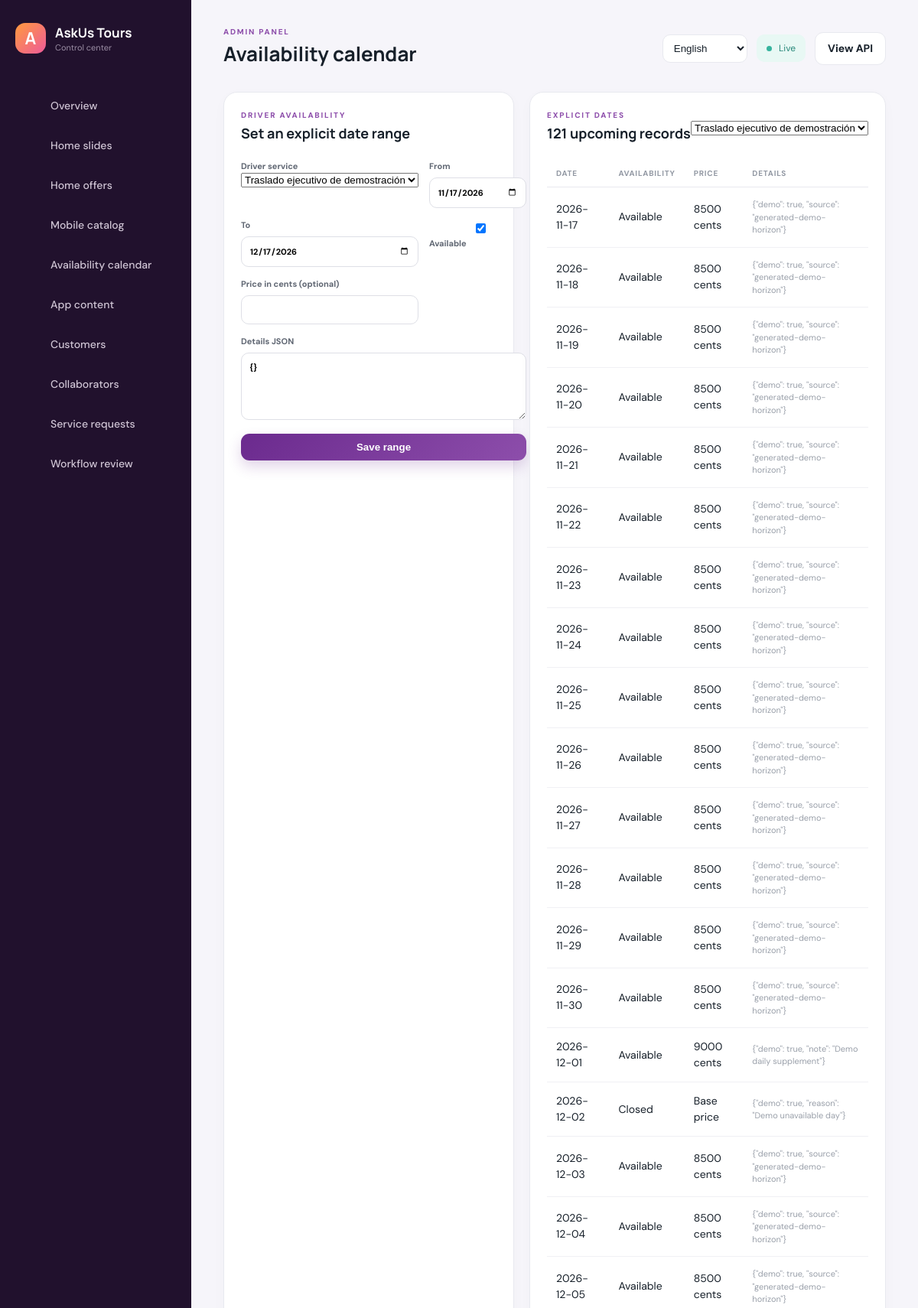
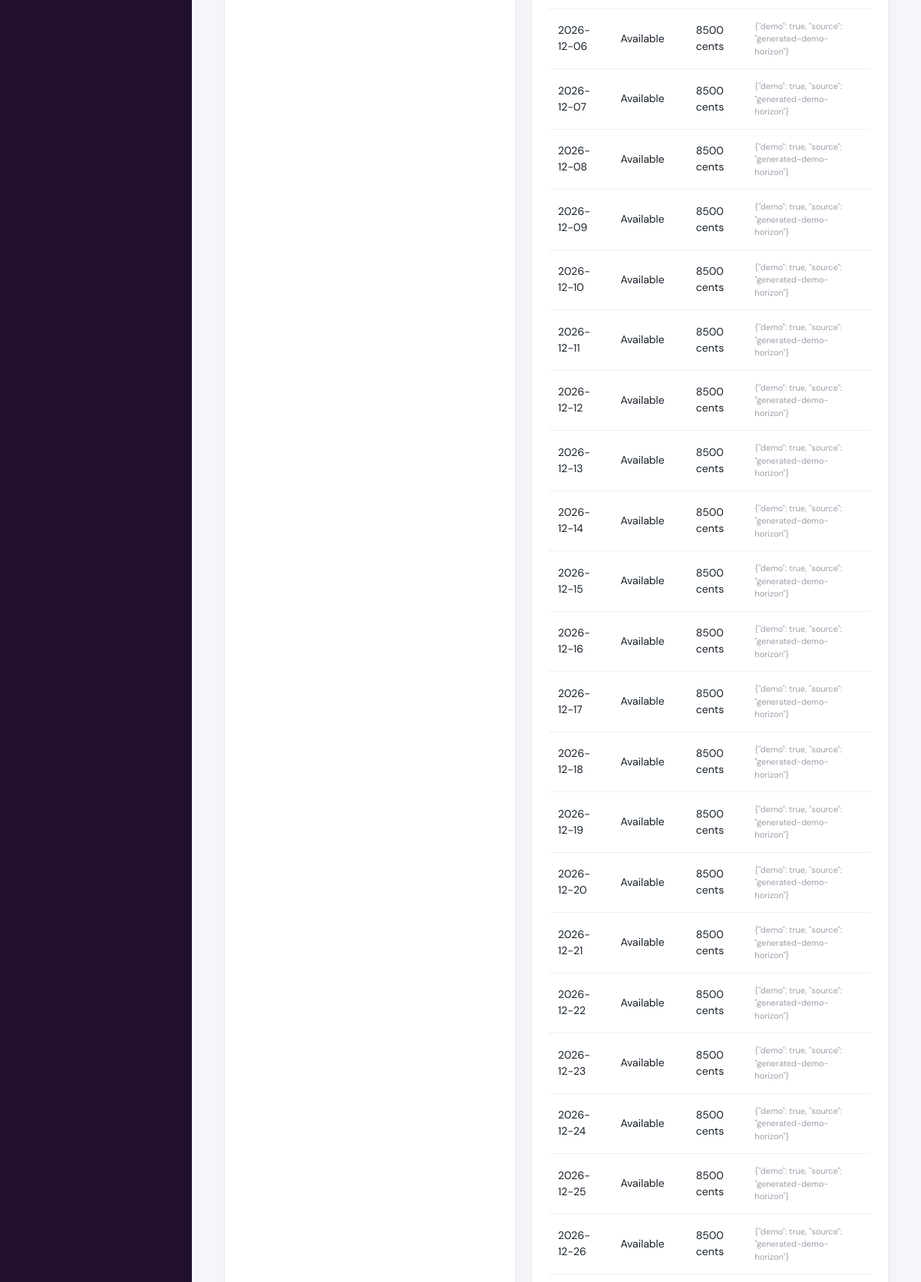
The app's page /calendar.php (signed in, upper part) with its own data (2 pictures, top to bottom).
### tables this page shows
CREATE TABLE service_calendar (id BIGINT UNSIGNED AUTO_INCREMENT PRIMARY KEY,service_type ENUM('driver','guide') NOT NULL,service_id CHAR(36) NOT NULL,service_date DATE NOT NULL,available BOOLEAN NOT NULL DEFAULT TRUE,price_minor INT UNSIGNED,details_json JSON NOT NULL,UNIQUE(service_type,service_id,service_date));

### includes/bootstrap.php (called while the page is built, shortened)
<?php
$config = require dirname(__DIR__) . '/config.php';
function db(): PDO
{
    static $pdo;
    global $config;
    if (!$pdo) {
        $db = $config['db'];
        $dsn = "mysql:host={$db['host']};port={$db['port']};dbname={$db['name']};charset=utf8mb4";
        $pdo = new PDO($dsn, $db['user'], $db['pass'], [
            PDO::ATTR_ERRMODE => PDO::ERRMODE_EXCEPTION,
            PDO::ATTR_DEFAULT_FETCH_MODE => PDO::FETCH_ASSOC,
            PDO::ATTR_EMULATE_PREPARES => false,
        ]);
        $pdo->exec("SET time_zone = '+00:00'");
    }
    return $pdo;
}
function e(?string $value): string { return htmlspecialchars($value ?? '', ENT_QUOTES, 'UTF-8'); }

### calendar.php (the view, shortened to what this page needs)
<?php
require 'includes/bootstrap.php'; require_admin(); require 'includes/layout.php';
$services=db()->query("SELECT id,JSON_UNQUOTE(JSON_EXTRACT(title_json,'$.es')) title FROM driver_services WHERE status IN ('review','published','paused') ORDER BY updated_at DESC")->fetchAll();
$selected=(string)($_GET['service_id']??($services[0]['id']??''));$stmt=db()->prepare("SELECT service_date,available,price_minor,details_json FROM service_calendar WHERE service_type='driver' AND service_id=? AND service_date>=CURDATE() ORDER BY service_date LIMIT 180");$stmt->execute([$selected]);$days=$stmt->fetchAll();
page_header('Availability calendar'); ?>
<div class="content-layout"><section class="panel"><div class="panel-head"><div><p class="eyebrow">DRIVER AVAILABILITY</p><h3>Set an explicit date range</h3></div></div><form method="post" class="editor-form"><input type="hidden" name="_csrf" value="<?=csrf()?>"><label>Driver service<select name="service_id" required><?php foreach($services as $service):?><option value="<?=e($service['id'])?>" <?=$selected===$service['id']?'selected':''?>><?=e($service['title']?:$service['id'])?></option><?php endforeach;?></select></label><label>From<input type="date" name="from" value="<?=e(gmdate('Y-m-d'))?>" required></label><label>To<input type="date" name="to" value="<?=e(gmdate('Y-m-d',strtotime('+30 days')))?>" required></label><label><input type="checkbox" name="available" value="1" checked> Available</label><label>Price in cents (optional)<input type="number" min="0" name="price_minor"></label><label>Details JSON<textarea name="details_json" rows="4">{}</textarea></label><button class="btn primary wide">Save range</button></form></section><section class="panel"><div class="panel-head"><div><p class="eyebrow">EXPLICIT DATES</p><h3><?=count($days)?> upcoming records</h3></div><form method="get"><select name="service_id" onchange="this.form.submit()"><?php foreach($services as $service):?><option value="<?=e($service['id'])?>" <?=$selected===$service['id']?'selected':''?>><?=e($service['title']?:$service['id'])?></option><?php endforeach;?></select></form></div><div class="table-wrap"><table><thead><tr><th>Date</th><th>Availability</th><th>Price</th><th>Details</th></tr></thead><tbody><?php foreach($days as $day):?><tr><td><?=e($day['service_date'])?></td><td><?=$day['available']?'Available':'Closed'?></td><td><?=$day['price_minor']===null?'Base price':e((string)$day['price_minor']).' cents'?></td><td><small><?=e($day['details_json'])?></small></td></tr><?php endforeach;?><?php if(!$days):?><tr><td colspan="4" class="empty">No explicit dates. Add a range before accepting requests.</td></tr><?php endif;?></tbody></table></div></section></div>

### assets/app.css (style rules this page uses)
:root { --ink:#17202a;--muted:#79808d;--line:#e8e9ef;--paper:#fff;--canvas:#f6f5fa;--purple:#6b2a8e;--purple2:#8d4eab;--orange:#ff9a3d;--pink:#ee5b9a;--teal:#30ad9e;--shadow:0 14px 36px rgba(37,27,50,.07) }
* { box-sizing:border-box }
body { margin:0;background:var(--canvas);color:var(--ink);font:14px/1.5 'DM Sans',sans-serif }
h1,h2,h3,strong { font-family:Manrope,sans-serif }
.eyebrow { margin:0;color:var(--purple2);font-size:10px;font-weight:800;letter-spacing:1.8px }
.btn { display:inline-flex;align-items:center;justify-content:center;border:0;border-radius:11px;padding:10px 16px;font-weight:700;cursor:pointer }
.primary { background:linear-gradient(135deg,var(--purple),var(--purple2));color:#fff;box-shadow:0 8px 18px rgba(107,42,142,.2) }
.wide { width:100% }
.stat small,td small { display:block;color:#9aa0aa;font-size:11px }
.panel { background:#fff;border:1px solid var(--line);border-radius:18px;padding:22px;box-shadow:0 5px 18px rgba(36,25,48,.025) }
.panel-head { display:flex;justify-content:space-between;align-items:center;margin-bottom:18px }
.panel-head h3 { font-size:18px;margin:3px 0 }
.table-wrap { overflow:auto }
table { width:100%;border-collapse:collapse;text-align:left }
th { color:#9298a3;font-size:10px;text-transform:uppercase;letter-spacing:.8px;padding:10px 12px;border-bottom:1px solid var(--line) }
td { padding:14px 12px;border-bottom:1px solid #f0f0f4 }
.content-layout { display:grid;grid-template-columns:minmax(280px,380px) 1fr;gap:20px }
.editor-form { display:grid;grid-template-columns:1fr 1fr;gap:14px }
.editor-form label { font-size:11px;font-weight:700;color:#606773 }
.editor-form input,.editor-form textarea,.status-form select { width:100%;margin-top:6px;border:1px solid #dedfe6;border-radius:10px;padding:10px;font:inherit;background:#fff }
.editor-form label:has(textarea),.editor-form label:has(input[type=file]),.editor-form .check,.editor-form button { grid-column:1/-1 }

### records on screen
service_calendar: service_date "2026-11-17", available "Available", price_minor "8500", details_json "{\"demo\": true, \"source\": \"generated-demo-horizon\"}"
service_calendar: service_date "2026-11-18", available "Available", price_minor "8500", details_json "{\"demo\": true, \"source\": \"generated-demo-horizon\"}"
service_calendar: service_date "2026-11-19", available "Available", price_minor "8500", details_json "{\"demo\": true, \"source\": \"generated-demo-horizon\"}"
service_calendar: service_date "2026-11-20", available "Available", price_minor "8500", details_json "{\"demo\": true, \"source\": \"generated-demo-horizon\"}"
service_calendar: service_date "2026-11-21", available "Available", price_minor "8500", details_json "{\"demo\": true, \"source\": \"generated-demo-horizon\"}"
service_calendar: service_date "2026-11-22", available "Available", price_minor "8500", details_json "{\"demo\": true, \"source\": \"generated-demo-horizon\"}"
service_calendar: service_date "2026-11-23", available "Available", price_minor "8500", details_json "{\"demo\": true, \"source\": \"generated-demo-horizon\"}"
service_calendar: service_date "2026-11-24", available "Available", price_minor "8500", details_json "{\"demo\": true, \"source\": \"generated-demo-horizon\"}"
service_calendar: service_date "2026-11-25", available "Available", price_minor "8500", details_json "{\"demo\": true, \"source\": \"generated-demo-horizon\"}"
service_calendar: service_date "2026-11-26", available "Available", price_minor "8500", details_json "{\"demo\": true, \"source\": \"generated-demo-horizon\"}"
service_calendar: service_date "2026-11-27", available "Available", price_minor "8500", details_json "{\"demo\": true, \"source\": \"generated-demo-horizon\"}"
service_calendar: service_date "2026-11-28", available "Available", price_minor "8500", details_json "{\"demo\": true, \"source\": \"generated-demo-horizon\"}"
service_calendar: service_date "2026-11-29", available "Available", price_minor "8500", details_json "{\"demo\": true, \"source\": \"generated-demo-horizon\"}"
service_calendar: service_date "2026-11-30", available "Available", price_minor "8500", details_json "{\"demo\": true, \"source\": \"generated-demo-horizon\"}"
service_calendar: service_date "2026-12-01", available "Available", price_minor "9000", details_json "{\"demo\": true, \"note\": \"Demo daily supplement\"}"
service_calendar: service_date "2026-12-02", available "Closed", shows "Base price", details_json "{\"demo\": true, \"reason\": \"Demo unavailable day\"}"
service_calendar: service_date "2026-12-03", available "Available", price_minor "8500", details_json "{\"demo\": true, \"source\": \"generated-demo-horizon\"}"
service_calendar: service_date "2026-12-04", available "Available", price_minor "8500", details_json "{\"demo\": true, \"source\": \"generated-demo-horizon\"}"
service_calendar: service_date "2026-12-05", available "Available", price_minor "8500", details_json "{\"demo\": true, \"source\": \"generated-demo-horizon\"}"
service_calendar: service_date "2026-12-06", available "Available", price_minor "8500", details_json "{\"demo\": true, \"source\": \"generated-demo-horizon\"}"
service_calendar: service_date "2026-12-07", available "Available", price_minor "8500", details_json "{\"demo\": true, \"source\": \"generated-demo-horizon\"}"
service_calendar: service_date "2026-12-08", available "Available", price_minor "8500", details_json "{\"demo\": true, \"source\": \"generated-demo-horizon\"}"
service_calendar: service_date "2026-12-09", available "Available", price_minor "8500", details_json "{\"demo\": true, \"source\": \"generated-demo-horizon\"}"
service_calendar: service_date "2026-12-10", available "Available", price_minor "8500", details_json "{\"demo\": true, \"source\": \"generated-demo-horizon\"}"
service_calendar: service_date "2026-12-11", available "Available", price_minor "8500", details_json "{\"demo\": true, \"source\": \"generated-demo-horizon\"}"
service_calendar: service_date "2026-12-12", available "Available", price_minor "8500", details_json "{\"demo\": true, \"source\": \"generated-demo-horizon\"}"
service_calendar: service_date "2026-12-13", available "Available", price_minor "8500", details_json "{\"demo\": true, \"source\": \"generated-demo-horizon\"}"
service_calendar: service_date "2026-12-14", available "Available", price_minor "8500", details_json "{\"demo\": true, \"source\": \"generated-demo-horizon\"}"
service_calendar: service_date "2026-12-15", available "Available", price_minor "8500", details_json "{\"demo\": true, \"source\": \"generated-demo-horizon\"}"
service_calendar: service_date "2026-12-16", available "Available", price_minor "8500", details_json "{\"demo\": true, \"source\": \"generated-demo-horizon\"}"
service_calendar: service_date "2026-12-17", available "Available", price_minor "8500", details_json "{\"demo\": true, \"source\": \"generated-demo-horizon\"}"
service_calendar: service_date "2026-12-18", available "Available", price_minor "8500", details_json "{\"demo\": true, \"source\": \"generated-demo-horizon\"}"
service_calendar: service_date "2026-12-19", available "Available", price_minor "8500", details_json "{\"demo\": true, \"source\": \"generated-demo-horizon\"}"
service_calendar: service_date "2026-12-20", available "Available", price_minor "8500", details_json "{\"demo\": true, \"source\": \"generated-demo-horizon\"}"
service_calendar: service_date "2026-12-21", available "Available", price_minor "8500", details_json "{\"demo\": true, \"source\": \"generated-demo-horizon\"}"
service_calendar: service_date "2026-12-22", available "Available", price_minor "8500", details_json "{\"demo\": true, \"source\": \"generated-demo-horizon\"}"
service_calendar: service_date "2026-12-23", available "Available", price_minor "8500", details_json "{\"demo\": true, \"source\": \"generated-demo-horizon\"}"
service_calendar: service_date "2026-12-24", available "Available", price_minor "8500", details_json "{\"demo\": true, \"source\": \"generated-demo-horizon\"}"
service_calendar: service_date "2026-12-25", available "Available", price_minor "8500", details_json "{\"demo\": true, \"source\": \"generated-demo-horizon\"}"
service_calendar: service_date "2026-12-26", available "Available", price_minor "8500", details_json "{\"demo\": true, \"source\": \"generated-demo-horizon\"}"

### other values on screen
$title "Availability calendar"
count($days) "121"
form field service_id "Traslado ejecutivo de demostración"
